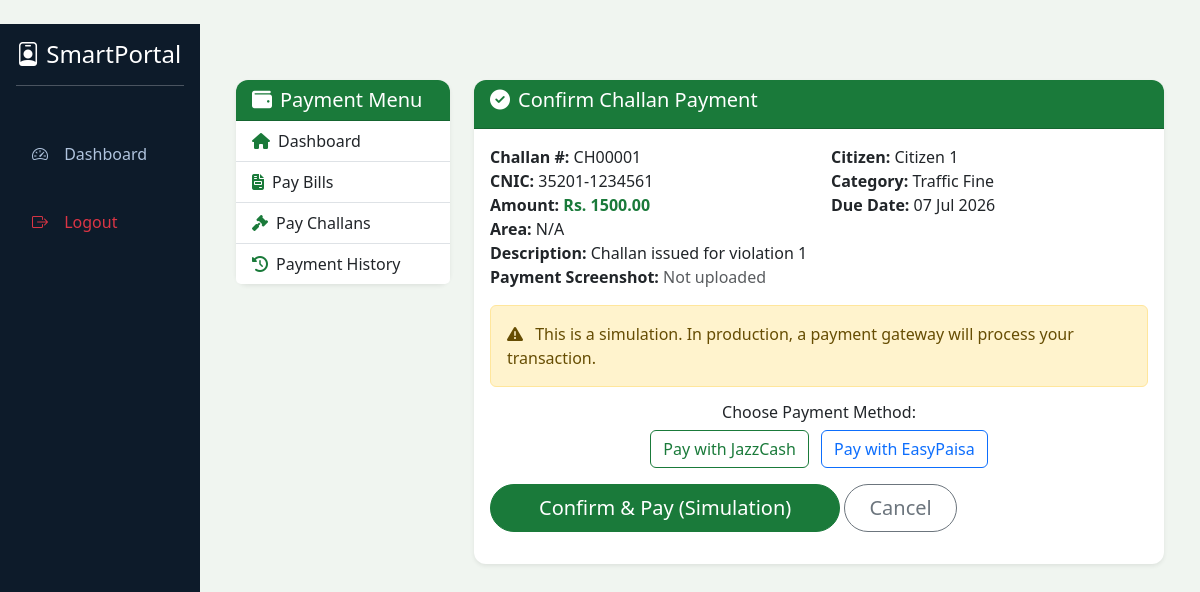
The page /challan/pay-challan/confirm/1/ (signed in) on the database its author committed.
### challan/models.py (models this page shows, shortened)
class Challan(models.Model):
    STATUS_CHOICES = (('unpaid', 'Unpaid'), ('paid', 'Paid'))
    challan_number = models.CharField(max_length=20, unique=True, default=uuid.uuid4().hex[:10].upper())
    citizen_name = models.CharField(max_length=200)
    cnic = models.CharField(max_length=15)
    category = models.ForeignKey(ChallanCategory, on_delete=models.CASCADE)
    amount = models.DecimalField(max_digits=10, decimal_places=2, validators=[MinValueValidator(0)])
    issue_date = models.DateField(auto_now_add=True)
    due_date = models.DateField()
    status = models.CharField(max_length=10, choices=STATUS_CHOICES, default='unpaid')
    description = models.TextField(blank=True)
    area = models.CharField(max_length=100, blank=True)
    payment_screenshot = models.ImageField(upload_to='challan_payments/', blank=True, null=True)

class ChallanCategory(models.Model):
    name = models.CharField(max_length=50)
    slug = models.SlugField(unique=True)
    icon = models.CharField(max_length=50, blank=True)

### challan/views.py (the view, shortened to what this page needs)
# urls.py: path('pay-challan/confirm/<int:challan_id>/', views.pay_challan_confirm, name='pay_challan_confirm'),
@login_required
def pay_challan_confirm(request, challan_id):
    try:
        challan = Challan.objects.get(id=challan_id, status='unpaid')
    except Challan.DoesNotExist:
        messages.error(request, "Challan not found or already paid.")
        return redirect('challan:challan_list')
    return render(request, 'challan/pay_challan_confirm.html', {'challan': challan})

### challan/templates/challan/pay_challan_confirm.html (shortened to what this page needs)
{% extends "challan/base_challan.html" %}
{% block challan_content %}
<div class="card border-0 shadow-sm">
    <div class="card-header bg-success text-white">
        <h5><i class="fas fa-check-circle me-2"></i>Confirm Challan Payment</h5>
    </div>
    <div class="card-body">
        <div class="row mb-3">
            <div class="col-md-6"><strong>Challan #:</strong> {{ challan.challan_number }}</div>
            <div class="col-md-6"><strong>Citizen:</strong> {{ challan.citizen_name }}</div>
            <div class="col-md-6"><strong>CNIC:</strong> {{ challan.cnic }}</div>
            <div class="col-md-6"><strong>Category:</strong> {{ challan.category.name }}</div>
            <div class="col-md-6"><strong>Amount:</strong> <span class="text-success fw-bold">Rs. {{ challan.amount }}</span></div>
            <div class="col-md-6"><strong>Due Date:</strong> {{ challan.due_date|date:"d M Y" }}</div>
            <div class="col-md-6"><strong>Area:</strong> {{ challan.area|default:"N/A" }}</div>
            <div class="col-md-12"><strong>Description:</strong> {{ challan.description|default:"N/A" }}</div>
            <div class="col-md-12">
                <strong>Payment Screenshot:</strong>
                {% if challan.payment_screenshot %}
                    <a href="{{ challan.payment_screenshot.url }}" target="_blank"><img src="{{ challan.payment_screenshot.url }}" class="img-thumbnail" style="max-width:200px;"></a>
                {% else %}
                    <span class="text-muted">Not uploaded</span>
                {% endif %}
            </div>
        </div>
        <div class="alert alert-warning">
            <i class="fas fa-exclamation-triangle me-2"></i> This is a simulation. In production, a payment gateway will process your transaction.
        </div>
        <div class="mb-3 text-center">
            <h6>Choose Payment Method:</h6>
            <a href="{% url 'challan:jazzcash_challan' challan.id %}" class="btn btn-outline-success me-2">Pay with JazzCash</a>
            <a href="{% url 'challan:easypaisa_challan' challan.id %}" class="btn btn-outline-primary">Pay with EasyPaisa</a>
        </div>
        <form method="post" action="">
            <button type="submit" class="btn btn-success btn-lg rounded-pill px-5">Confirm & Pay (Simulation)</button>
            <a href="{% url 'challan:challan_list' %}" class="btn btn-outline-secondary btn-lg rounded-pill px-4">Cancel</a>
        </form>
    </div>
</div>
{% endblock %}

### templates/base.html (style rules this page uses)
:root { --gov-green: #1a7a3a; --gov-dark: #0d4a1f; --gov-light: #e8f5e9; --gov-gold: #c5a059; }
body { background-color: #f0f5f0; font-family: 'Segoe UI', Tahoma, Geneva, Verdana, sans-serif; }
.card { border: none; border-radius: 0.75rem; box-shadow: 0 4px 12px rgba(0,0,0,0.05); }
.card-header { border-radius: 0.75rem 0.75rem 0 0 !important; }
.btn-success { background-color: var(--gov-green); border-color: var(--gov-green); }
.btn-outline-success { color: var(--gov-green); border-color: var(--gov-green); }
.bg-success { background-color: var(--gov-green) !important; }
.text-success { color: var(--gov-green) !important; }

### rows shown on the page
Challan: challan_number "CH00001", citizen_name "Citizen 1", cnic "35201-1234561", category.name "Traffic Fine", amount "1500.00", due_date "07 Jul 2026", area "N/A", description "Challan issued for violation 1"
